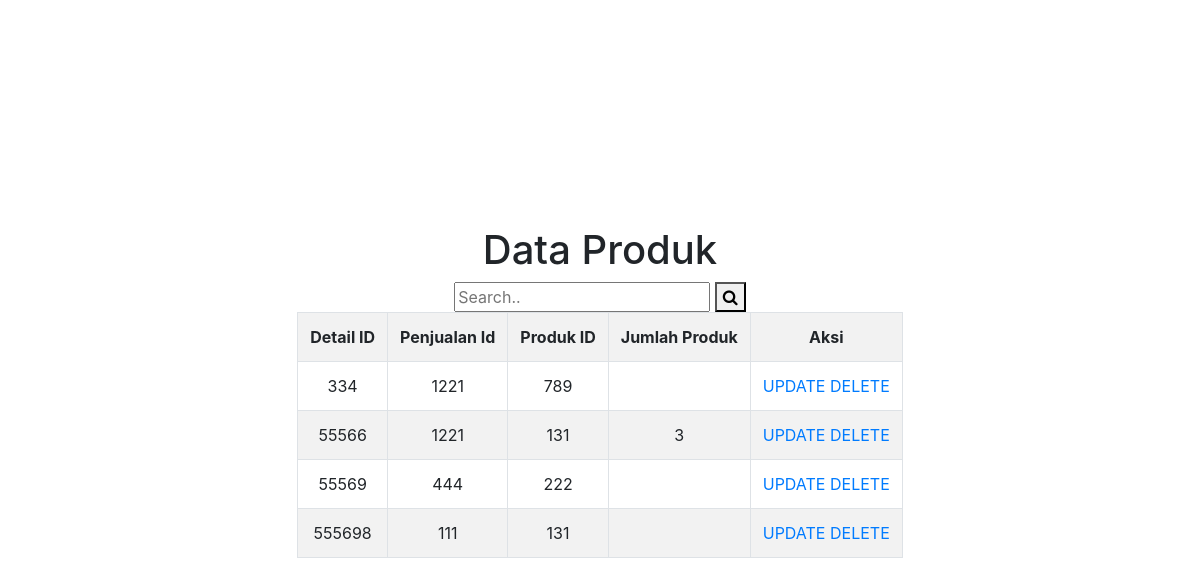
The app's page /tabeldetail.php (signed in) with its own data.
### tables this page shows
CREATE TABLE `detail_produk` (
  `DetailID` varchar(50) NOT NULL,
  `PenjualanID` varchar(50) NOT NULL,
  `ProdukID` varchar(50) NOT NULL,
  `JumlahProduk` varchar(50) NOT NULL,
  `Subtotal` varchar(50) NOT NULL
);

### tabeldetail.php (the view, shortened to what this page needs)
<?php
if (!isset($_SESSION["id_kasir"])) {
    header("location:login.php");
} else {
?>
<!DOCTYPE html>
<html lang="en">
<head>
  <link rel="stylesheet" href="https://maxcdn.bootstrapcdn.com/bootstrap/4.0.0/css/bootstrap.min.css">
    </body>
<div class="container">
        <div class="d-flex justify-content-center align-items-center" style="height: 100vh">
            <div class="text-center">
                <h1>Data Produk</h1>
<link rel="stylesheet" href="https://cdnjs.cloudflare.com/ajax/libs/font-awesome/4.7.0/css/font-awesome.min.css">
<form class="example" action="">
  <input type="text" placeholder="Search.." name="search">
  <button type="submit"><i class="fa fa-search"></i></button>
</form>
                <table class="table table-bordered table-striped">
                    <tr>
                        <th>Detail ID</th>
                        <th>Penjualan Id</th>
                        <th>Produk ID</th>
                        <th>Jumlah Produk</th>
                        <th colspan="2">Aksi</th>
                    </tr>
                    <?php
                    include "koneksi.php";
                    $tampil = mysqli_query($koneksi, "SELECT*FROM detail_produk");
                    foreach ($tampil as $row) {
                    ?>
                    <tr>
                        <td><?php echo "$row[DetailID]"; ?></td>
                        <td><?php echo "$row[PenjualanID]"; ?></td>
                        <td><?php echo "$row[ProdukID]"; ?></td>
                        <td><?php echo "$row[JumlahProduk]"; ?></td>
                        <td><?php echo "<a href='updatedetail.php?id=$row[DetailID]'> UPDATE </a>
                         <a href='deletedetail.php?id=$row[DetailID]'> DELETE </a>"; ?></td>
                    </tr>
                    <?php } ?>
                </table>
            </div>
        </div>
    </div>
</body>
</html>
<?php
}
?>

### records on screen
detail_produk: DetailID "334", PenjualanID "1221", ProdukID "789"
detail_produk: DetailID "55566", PenjualanID "1221", ProdukID "131", JumlahProduk "3"
detail_produk: DetailID "55569", PenjualanID "444", ProdukID "222"
detail_produk: DetailID "555698", PenjualanID "111", ProdukID "131"
